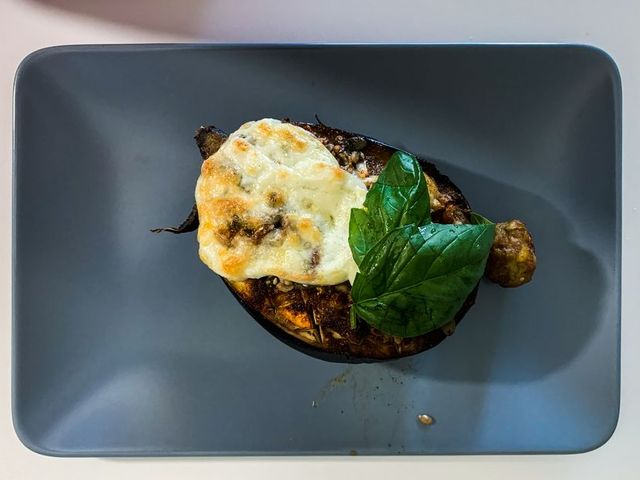
#> input picture assets/images/dishes/aubergines_gratinees_mozzarella.jpg, 640 x 480 px
$ python -i dish-photos.py   (imports and definitions only)
#> lines starting #> are read from the running program, lines starting #| are printed output that depends on the picture
"""
Photos réelles des plats (demande du propriétaire du 2026-09-24).

Source : Pexels (https://www.pexels.com/license/) — usage commercial autorisé, attribution non
obligatoire (on la garde quand même dans CREDITS.json), interdiction de revendre les photos telles
quelles. Une photo de banque illustre **un** plat de ce type, pas le résultat exact de notre recette :
l'app l'affiche avec la mention « photo d'illustration ».

Une image peut aussi être **fournie par le propriétaire** (sa propre photo, ou une image générée par une IA) :
la déposer sous `assets/images/dishes/<id>.jpg` et marquer `{"source": "owner"}` dans `CREDITS.json` la protège
de tout écrasement par ce script. L'app parle d'« image d'illustration » et non de « photo » pour cette raison.

Chaque recette a une **requête écrite à la main** (en anglais : l'index de Pexels est anglophone).
Le rang de la photo retenue est mémorisé dans `scripts/dish-photo-picks.json` : pour remplacer une
photo qui ne convient pas, il suffit d'incrémenter son rang et de relancer.

    setx PEXELS_API_KEY "votre-clé"        (une seule fois, puis rouvrir le terminal)
    python scripts/dish-photos.py                 # télécharge ce qui manque
    python scripts/dish-photos.py --sheets        # planches de contrôle à relire
    python scripts/dish-photos.py --redo tajine_agneau_carottes_pommes_de_terre   # photo suivante

Sortie : `assets/images/dishes/<recipe_id>.jpg` (640 × 480), `CREDITS.json`, `LICENSE.md`,
et la table `src/data/dish-photos.ts` (require statiques pour Metro).
"""
from __future__ import annotations

import argparse
import io
import json
import os
import re
import sys
import time
import urllib.error
import urllib.parse
import urllib.request
from pathlib import Path

from PIL import Image, ImageDraw

ROOT = Path(__file__).resolve().parent.parent
OUT = ROOT / "assets" / "images" / "dishes"
PICKS = Path(__file__).resolve().parent / "dish-photo-picks.json"
CREDITS = OUT / "CREDITS.json"
TS_OUT = ROOT / "src" / "data" / "dish-photos.ts"
WIDTH, HEIGHT, QUALITY = 640, 480, 80
CANDIDATES = 8  # profondeur de la recherche : un rang plus élevé permet de changer de photo

# Requête de recherche par recette. Décrire le PLAT, pas la recette : 2 à 4 mots, en anglais.
QUERIES: dict[str, str] = {
    # petits-déjeuners et collations
    "porridge_pomme_cannelle_vegan": "oatmeal bowl apple",
    "porridge_banane_yaourt_miel": "banana porridge honey",
    "overnight_oats_banane_coco": "overnight oats jar",
    "smoothie_bol_fraise_banane": "strawberry smoothie bowl",
    "smoothie_orange_banane_coco": "smoothie glass orange fruit",
    "oeufs_brouilles_ciboulette": "scrambled eggs toast",
    "oeufs_coque_mouillettes": "soft boiled egg soldiers",
    "tartine_avocat_citron": "avocado toast",
    "tartine_avocat_oeuf": "avocado toast egg breakfast",
    "pain_perdu_cannelle": "french toast cinnamon",
    "croissant_fruits_frais": "croissant fruit breakfast",
    "croissant_yaourt_miel": "croissant yogurt breakfast",
    "muesli_yaourt_grec_fraises_pomme": "granola yogurt bowl fruit",
    "houmous_carottes": "hummus carrot sticks",
    "banane_chocolat": "sliced banana chocolate dessert",
    "yaourt_grec_fruits_rouges_miel": "greek yogurt berries honey",
    "tartine_comte_miel": "cheese toast honey",
    "energy_balls_avoine_cacao": "energy balls oats cocoa",
    "pomme_tahini": "apple slices nut butter",
    "orange_chocolat_noir": "dark chocolate pieces",
    "tzatziki_batonnets_legumes": "tzatziki dip vegetables",
    "bruschetta_tomate_basilic": "bruschetta tomato basil",
    "crepes_sucrees": "crepes plate sugar",
    "riz_au_lait_vanille": "rice pudding bowl",
    "compote_pommes_cannelle": "apple sauce bowl cinnamon",
    "salade_fruits_frais": "fresh fruit salad bowl",
    # cuisine française
    "poulet_basquaise": "chicken peppers tomato stew",
    "blanquette_poulet_riz": "chicken white sauce rice",
    "boeuf_bourguignon": "beef bourguignon",
    "boeuf_braise_carottes": "braised beef carrots",
    "gratin_dauphinois_lardons": "potato gratin",
    "lentilles_aux_lardons": "lentil stew bacon",
    "cabillaud_pommes_vapeur_citron": "cod fillet potatoes lemon",
    "saumon_poele_riz_creme_citron": "pan seared salmon rice",
    "omelette_champignons_persillade": "mushroom omelette",
    "salade_tiede_lentilles_comte": "lentil salad cheese",
    "dinde_chasseur_riz": "hunter chicken mushroom sauce",
    "filet_porc_normande_pommes_de_terre": "pork fillet cream sauce",
    "gratin_courgettes_chevre": "zucchini gratin cheese",
    "sardines_grillees_salade_tomates_basilic": "grilled sardines tomato salad",
    "oeufs_cocotte_creme_epinards_comte": "baked eggs ramekin spinach",
    "daube_boeuf_provencale_pommes_de_terre": "beef stew provencal",
    "poelee_pois_chiches_provencale": "chickpea stew vegetables pan",
    "moules_mariniere_pommes_de_terre_sautees": "moules marinieres mussels",
    # cuisine méditerranéenne et italienne
    "ratatouille_provencale_riz": "ratatouille",
    "poulet_grecque_citron_olives": "greek lemon chicken olives",
    "cabillaud_a_la_provencale": "cod tomato sauce",
    "saumon_quinoa_sauce_yaourt_citron": "salmon quinoa bowl",
    "salade_grecque_feta": "greek salad feta",
    "aubergines_gratinees_mozzarella": "baked eggplant cheese dish",
    "pates_tomate_mozzarella_basilic": "pasta tomato mozzarella basil",
    "tagine_pois_chiches_legumes": "vegetable chickpea tagine",
    "soupe_lentilles_corail_tomate": "red lentil tomato soup",
    "shakshuka_oeufs_poivrons": "shakshuka",
    "crevettes_ail_citron_riz": "garlic shrimp rice",
    "dinde_milanaise_spaghetti": "breaded cutlet spaghetti",
    "salade_pates_tomates_cerises_mozzarella": "pasta salad mozzarella tomatoes",
    "chorizo_poivrons_tomate_riz": "chorizo rice dish",
    "moules_tomate_vin_blanc_pommes_de_terre": "mussels tomato sauce",
    "salade_pois_chiches_concombre_feta_menthe": "chickpea feta cucumber salad",
    "riz_pilaf_carottes_petits_pois_olives": "rice pilaf vegetables",
    "poivrons_pois_chiches_mijotes_catalane": "stewed peppers chickpeas",
    # cuisine asiatique et indienne
    "poulet_saute_gingembre_riz": "ginger chicken stir fry rice",
    "poulet_mijote_lait_coco_citron_vert": "coconut chicken curry",
    "boeuf_hache_saute_basilic_thai": "thai basil beef rice",
    "crevettes_sautees_nouilles_riz": "shrimp stir fried noodles",
    "saumon_teriyaki_brocoli_riz": "teriyaki salmon rice",
    "riz_saute_oeuf_crevettes_petits_pois": "shrimp egg fried rice",
    "nouilles_riz_pois_chiches_legumes": "vegetable rice noodles",
    "dahl_lentilles_corail_lait_coco": "red lentil dahl",
    "bibimbap_boeuf_carotte_epinard": "bibimbap bowl",
    "riz_vinaigre_saumon_avocat_concombre": "salmon avocado rice bowl",
    "soupe_epicee_crevettes_champignons": "tom yum shrimp soup",
    "curry_chou_fleur_pomme_terre_petits_pois": "cauliflower potato curry",
    "rajma_curry_haricots_rouges_riz": "kidney bean curry rice",
    "oeufs_brouilles_epices_tomate_oignon": "scrambled eggs tomato onion",
    "bun_ga_vermicelles_riz_menthe_concombre": "vietnamese noodle bowl chicken",
    "porc_saute_bulgogi_gingembre_riz": "korean pork rice bowl",
    # cuisine orientale
    "tajine_agneau_carottes_pommes_de_terre": "lamb tagine",
    "brochettes_poulet_citron_cumin_boulgour": "chicken skewers bulgur",
    "kefta_boeuf_sauce_tomate_oeuf": "kofta tomato sauce",
    "saumon_chermoula_riz": "marinated salmon herbs rice",
    "chana_masala_pois_chiches": "chana masala",
    "couscous_pois_chiches_legumes": "vegetable couscous",
    "falafels_tahini_citron": "falafel tahini",
    "harira_lentilles_agneau": "moroccan lentil soup",
    "poulet_mijote_olives_citron": "chicken tagine olives",
    "chakchouka_poivrons_oeufs": "tunisian eggs peppers pan",
    "salade_mechouia_tunisienne": "grilled pepper salad",
    "poulet_libanais_sauce_ail_citron": "lebanese chicken rice",
    "cabillaud_sauce_tomate_poivrons": "white fish fillet tomato sauce",
    "lentilles_corail_epicees_riz": "spiced red lentils rice",
    "loubia_haricots_rouges_boeuf": "red bean beef stew",
    "pois_chiches_epinards_marocaine": "chickpeas spinach curry bowl",
    "taboule_libanais_persil_menthe": "tabbouleh parsley salad",
    "crevettes_chermoula_riz": "spiced shrimp rice",
    # plats végétariens
    "pad_thai_vegetarien_nouilles_riz_oeuf": "pad thai",
    "risotto_champignons_parmesan": "mushroom risotto",
    "chili_sin_carne_haricots_rouges": "vegetarian chili beans",
    "galettes_lentilles_corail_epinards_tahini": "lentil patties salad",
    "bourguignon_lentilles_legumes": "lentil stew bowl",
    "soupe_courge_butternut_lait_coco_pain": "butternut squash soup",
    "curry_legumes_epinards_lait_coco": "spinach coconut curry bowl",
    "poelee_courge_champignons_poireau_quinoa": "roasted squash quinoa",
    "wok_legumes_croquants_nouilles_riz": "vegetable noodle stir fry",
}

LICENSE = """# Photos des plats

Source : **Pexels** — https://www.pexels.com/license/

La licence Pexels autorise l'usage commercial et **n'impose pas l'attribution** ; les crédits sont
tout de même conservés dans `CREDITS.json` (photographe, page d'origine, identifiant) par correction
et pour pouvoir retirer une photo à la demande. Elle interdit de revendre les photos telles quelles,
de les redistribuer sur une autre banque d'images, et d'utiliser une personne identifiable d'une
manière qui lui porte préjudice ou suggère qu'elle recommande le produit.

Ces photos **illustrent un plat de ce type** ; ce ne sont pas des photos du résultat de nos recettes.
L'application l'indique (« photo d'illustration »).

Téléchargées et recadrées par `scripts/dish-photos.py` (640 × 480, JPEG qualité 80).
"""


# [14 lines left out: functions recipes, load, not called in this run]


def save(path: Path, data) -> None:
    path.parent.mkdir(parents=True, exist_ok=True)
    path.write_text(json.dumps(data, indent=2, ensure_ascii=False, sort_keys=True) + "\n", encoding="utf-8", newline="\n")


# [8 lines left out: function search, not called in this run]


def download(photo: dict) -> Image.Image:
    src = photo["src"].get("large") or photo["src"]["original"]
    req = urllib.request.Request(src, headers={"User-Agent": "WSF-WeekShopFood (scripts/dish-photos.py)"})
    with urllib.request.urlopen(req, timeout=60) as res:
        img = Image.open(io.BytesIO(res.read())).convert("RGB")
    # recadrage centré au format 4:3 puis réduction
    target = WIDTH / HEIGHT
    w, h = img.size
    if w / h > target:
        new_w = int(h * target)
        img = img.crop(((w - new_w) // 2, 0, (w + new_w) // 2, h))
    else:
        new_h = int(w / target)
        img = img.crop((0, (h - new_h) // 2, w, (h + new_h) // 2))
    return img.resize((WIDTH, HEIGHT), Image.LANCZOS)


# [127 lines left out: functions fetch_missing, sheets, write_table, check, main, not called in this run]


# [2 lines not run here, left out]

>>> import cv2
>>> picture = cv2.imread('../assets/images/dishes/aubergines_gratinees_mozzarella.jpg', cv2.IMREAD_GRAYSCALE)
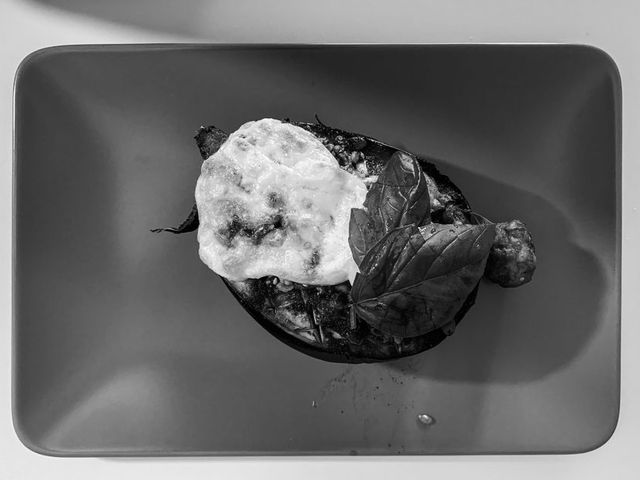
#> picture: shape (480, 640); min 0, max 255, mean 106.2
#> (the run stopped early here; a loop or call above may not have finished)

$ run again, on assets/images/dishes/blanquette_poulet_riz.jpg
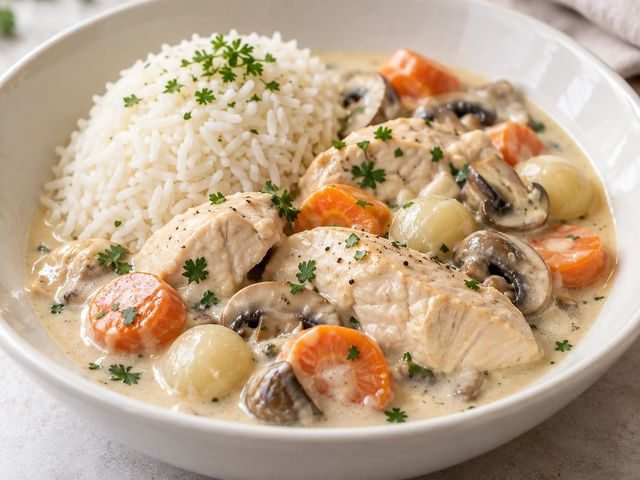
#> input picture assets/images/dishes/blanquette_poulet_riz.jpg, 640 x 480 px
#> `picture = cv2.imread('../assets/images/dishes/aubergines_gratinees_moz..`:
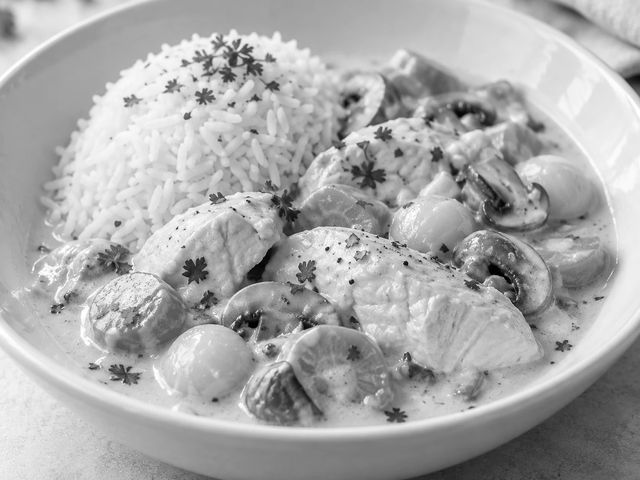
#> picture: shape (480, 640); min 0, max 255, mean 169.7

$ run again, on assets/images/dishes/boeuf_bourguignon.jpg
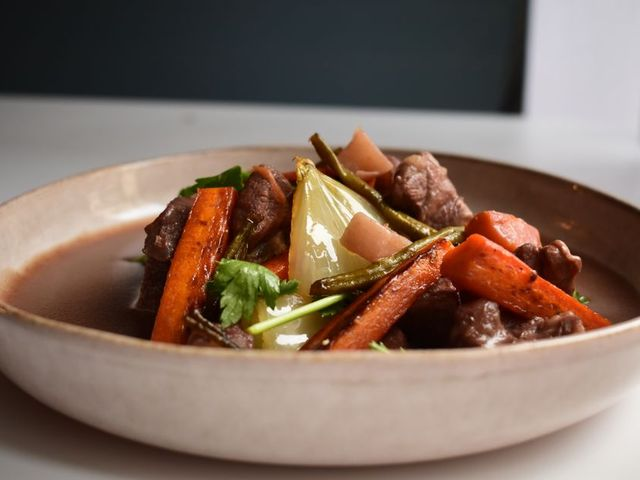
#> input picture assets/images/dishes/boeuf_bourguignon.jpg, 640 x 480 px
#> `picture = cv2.imread('../assets/images/dishes/aubergines_gratinees_moz..`:
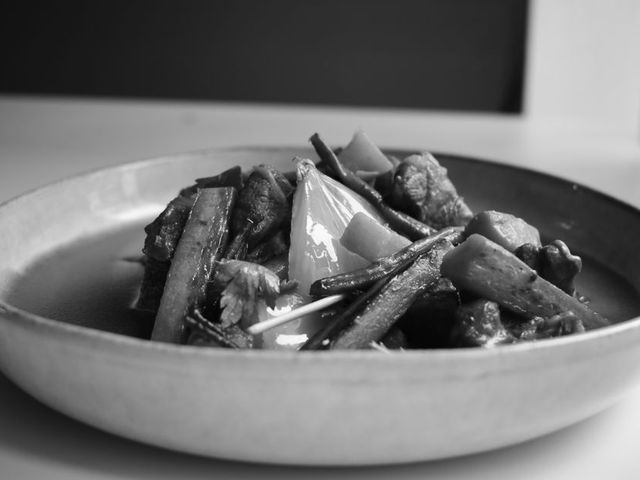
#> picture: shape (480, 640); min 0, max 255, mean 113.1

$ run again, on assets/images/dishes/boeuf_braise_carottes.jpg
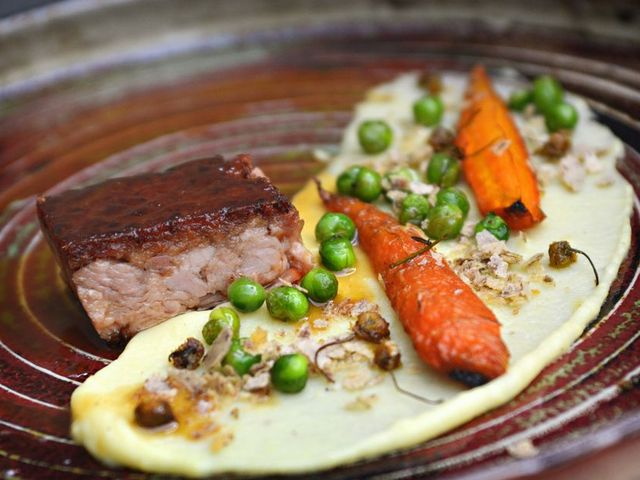
#> input picture assets/images/dishes/boeuf_braise_carottes.jpg, 640 x 480 px
#> `picture = cv2.imread('../assets/images/dishes/aubergines_gratinees_moz..`:
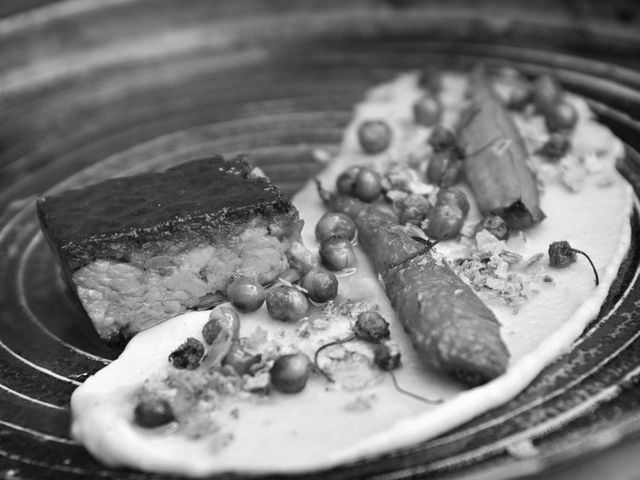
#> picture: shape (480, 640); min 0, max 255, mean 121.8
